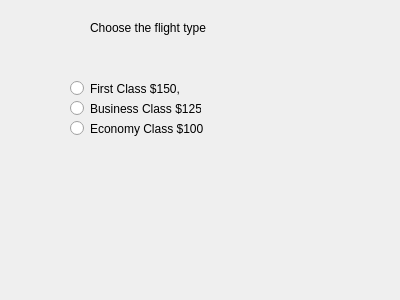
<?xml version="1.0" encoding="UTF-8"?>
<ui version="4.0">
 <class>Dialog</class>
 <widget class="QDialog" name="Dialog">
  <property name="geometry">
   <rect>
    <x>0</x>
    <y>0</y>
    <width>400</width>
    <height>300</height>
   </rect>
  </property>
  <property name="windowTitle">
   <string>Dialog</string>
  </property>
  <widget class="QLabel" name="label">
   <property name="geometry">
    <rect>
     <x>90</x>
     <y>20</y>
     <width>161</width>
     <height>16</height>
    </rect>
   </property>
   <property name="text">
    <string>Choose the flight type</string>
   </property>
  </widget>
  <widget class="QLabel" name="labelFare">
   <property name="geometry">
    <rect>
     <x>80</x>
     <y>270</y>
     <width>161</width>
     <height>16</height>
    </rect>
   </property>
   <property name="text">
    <string/>
   </property>
  </widget>
  <widget class="QRadioButton" name="radioButtonFirstClass">
   <property name="geometry">
    <rect>
     <x>70</x>
     <y>80</y>
     <width>151</width>
     <height>17</height>
    </rect>
   </property>
   <property name="text">
    <string>First Class $150,</string>
   </property>
  </widget>
  <widget class="QRadioButton" name="radioButtonBusinessClass">
   <property name="geometry">
    <rect>
     <x>70</x>
     <y>100</y>
     <width>131</width>
     <height>17</height>
    </rect>
   </property>
   <property name="text">
    <string>Business Class $125</string>
   </property>
  </widget>
  <widget class="QRadioButton" name="radioButtonEconomyClass">
   <property name="geometry">
    <rect>
     <x>70</x>
     <y>120</y>
     <width>161</width>
     <height>17</height>
    </rect>
   </property>
   <property name="text">
    <string>Economy Class $100</string>
   </property>
  </widget>
 </widget>
 <resources/>
 <connections/>
</ui>
